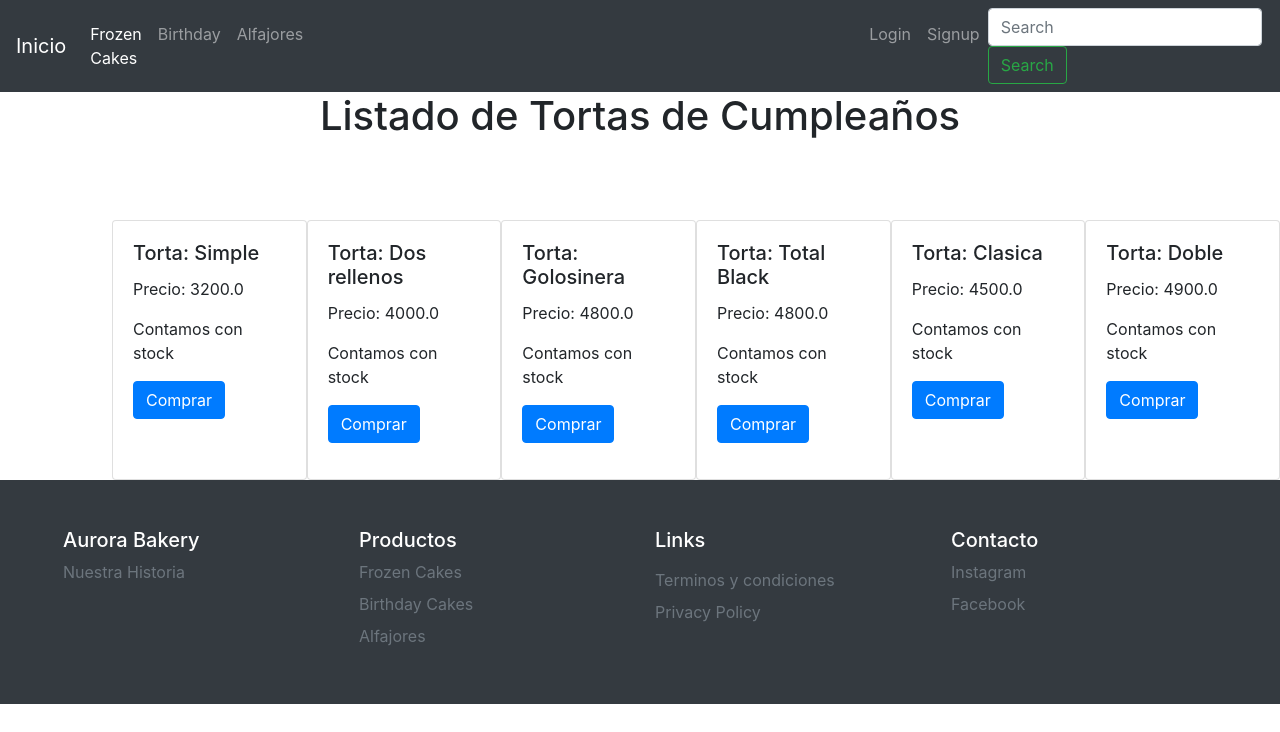
Page /cakes/list-birthday/ on the earlier database version.
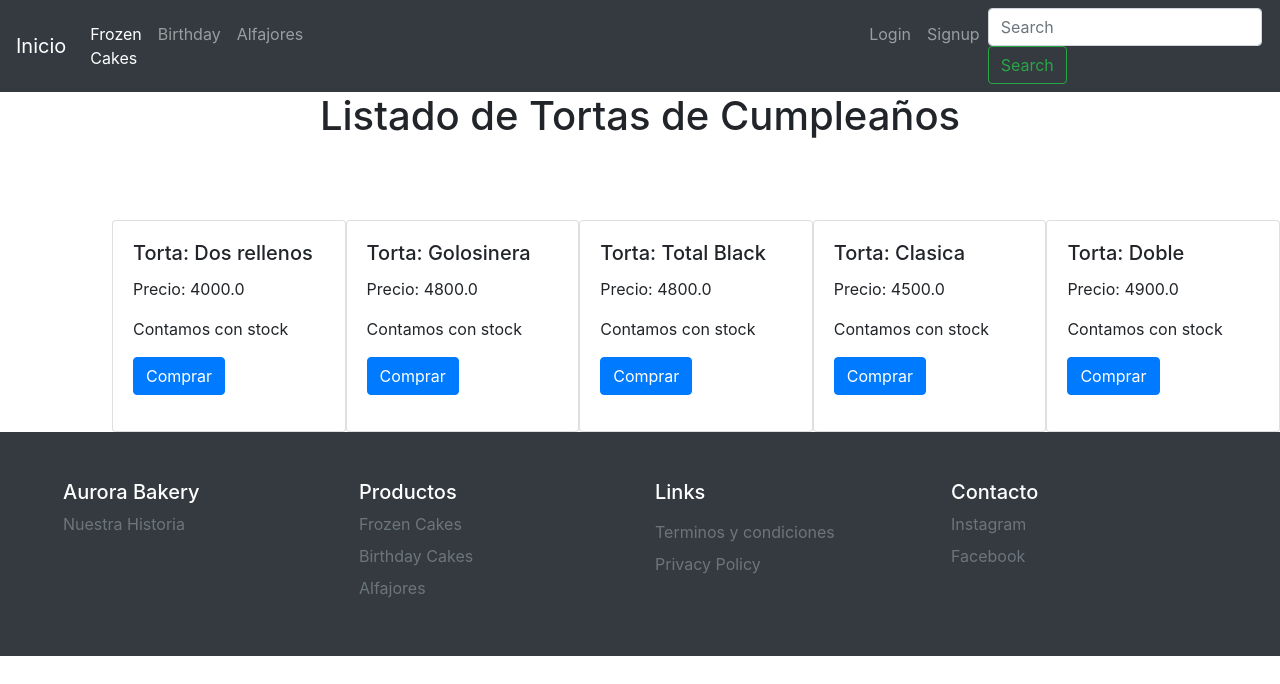
Same page on the later database version.
### cakes/models.py (models this page shows, shortened)
class Birthday_cakes(models.Model):
    name = models.CharField(max_length= 50)
    price = models.FloatField()
    stock = models.BooleanField(default=True)
    imagen = models.ImageField(upload_to="productos", null=True,blank= True)
    class Meta:
        verbose_name = 'Birthday Cake'
        verbose_name_plural ='Birthday Cakes'

### cakes/views.py (the view)
# urls.py: path('list-birthday/', list_birthday ),
def list_birthday(request):
    all_birthday = Birthday_cakes.objects.all()
    context = {
        'birthday' : all_birthday
        }
    return render(request, 'list_birthday.html',context=context )

### templates/list_birthday.html (shortened to what this page needs)
{% extends 'base.html'%}
{%block content%}
<body>
    <h1 style="text-align:center;"> Listado de Tortas de Cumpleaños</h1>
    <div class="d-flex" style="margin-top:5rem; margin-left:7rem">
      {% for birthday in birthday%}
      <div class="card" style="width: 18rem;">
        <div class="card-body">
          <h5 class="card-title">Torta: {{birthday.name}}</h5>
          <p class="card-text">Precio: {{birthday.price}}</p>
          {% if birthday.stock == True %}
          <p>Contamos con stock</p>
          {% endif %}
          <a href="#" class="btn btn-primary">Comprar</a>
        </div>
      </div>
      {% endfor %}
    </div>
 {%endblock%}

Differences in the rows shown:
removed Birthday_cakes: name "Simple", price "3200.0", stock "Contamos con stock"
